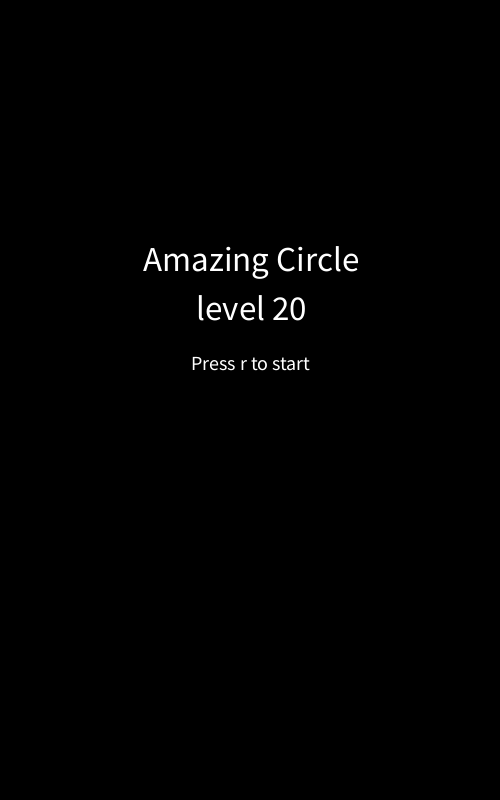
Frame 1 (no input)
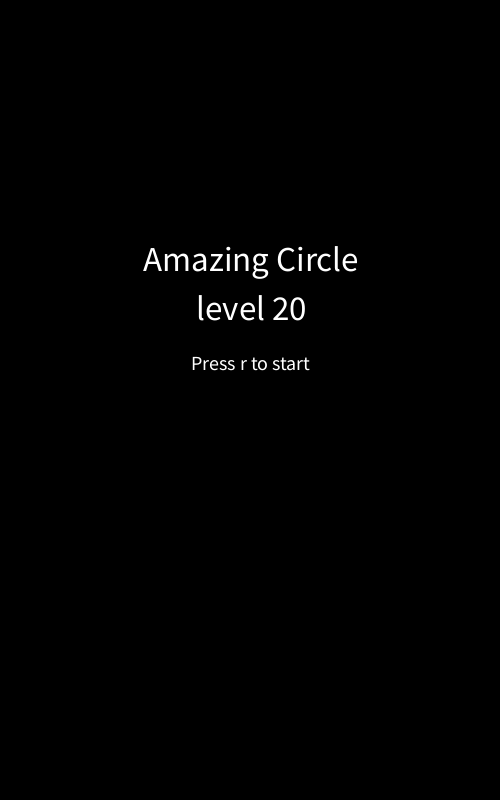
Frame 60 (the mouse pressed at the canvas centre just before this capture)
Frame 120 (the mouse held since frame 60 and released just before this capture): identical to frame 60, image omitted

The Processing sketch that drew these frames (run headless with seeded random() and noise(); from frame 60 on, the mouse is pressed at the canvas centre):

// Processing sketch: amazing_circle_midproject
// ── amazing_circle_midproject.pde
Zhen [] zhens = new Zhen[100];
int num = 1;
float rspeed = 1.5;
int level = 20,need = level;
boolean gameBegin = false,win = false , lose = false,gameOver = false;
int count =0;
void setup()
{
  size(500,800);
  zhens[0]=new Zhen(num);
}
void draw()
{
  translate(width/2,height/2.5);
  if(keyPressed && key == 'r' && gameBegin ==false)
  {
    gameBegin = true;
  }
  if(gameBegin ==false)
  {
    showBegin();
    return;
  }
  if(win)
  {
    count+=1;
    if(count>10)
    {
    showWin();gameOver=true;
    }
  }
  if(lose)
  {
    count+=1;
    if(count >10){
    showLose();gameOver=true;
    }
  }
  if(keyPressed && key == 'r')
  {
    gameOver = false;
  }
  if(gameOver)
  {
    return;
  }
  
  background(255);
  zhens[0].display();
  for(int i = 1;i<num-1;i++)
  {
    zhens[i].display();
  }
 if(num>1 && zhens[num-2].xuanzhuan())
 {
   need = level-num+1;
   zhens[num-1].display();
 }
  if(num>1 && zhens[num-2].xuanzhuan())
  {
    for(int i = 0;i<num-2;i++)
   {
     if(abs(zhens[i].Zhen_angle-zhens[num-2].Zhen_angle)<8)
     {
       zhens[i].c=#FF0000;
       zhens[num-2].c=#FF0000;
       lose = true;
     }
   }
    if(need <= 0 && !lose)
    {
      win = true;
    }
  }
  
  
  noStroke();
  fill(0);
  ellipse(0,0,160,160);
  
  textAlign(CENTER);
  textSize(50);
  fill(255);
  need = level-num+1;
  text(need,0,23);
  textAlign(LEFT);
  textSize(50);
  fill(0);
  text("Level:"+level,-width/5,-height/4);
}
void mouseClicked()
{
  zhens[num-1].speed = 30;
  num++;
  zhens[num-1] = new Zhen(num);
 
}
class Zhen
{
  int num;
  float x,y;
  int w=2,l=120,r=20;
  int c = #000000;
  float speed,Zhen_angle=0;
  Zhen(int num)
  {
    x = 0;
    y = 350;
    this.num = num;
    speed = 0;
  }
  void display()
  {
    if( !xuanzhuan())
    {
    
      noStroke();
      fill(c);
      rectMode(CENTER);
      rect(x,y,w,l);
      ellipse(x,y+l/2,r,r);
      textAlign(CENTER);
      fill(255);
      textSize(15);
      text(num,x,y+l/2+5);
      y-=speed;
    }else
    {
      pushMatrix();
      rotate(radians(Zhen_angle));
      noStroke();
      fill(c);
      rectMode(CENTER);
      rect(x,y,w,l);
      ellipse(x,y+l/2,r,r);
      textAlign(CENTER);
      fill(255);
      textSize(15);
      text(num,x,y+l/2+5);
      popMatrix();
      Zhen_angle+=rspeed;
      Zhen_angle=Zhen_angle%360;
    }
  }
  boolean xuanzhuan()
  {
    if(y<=70+l/2)return true;
    else return false;
  }
}
void showBegin()
{
  background(0);
  textAlign(CENTER);
  fill(255);
  textSize(35);
  text("Amazing Circle",0,-50);
  text("level "+level,0,0);
  textSize(20);
  text("Press r to start",0,50);
}
void showWin()
{
  win = false;
  fill(0,0,255,80);
  rect(0,0,width,2*height);
  textAlign(CENTER);
  fill(255);
  textSize(35);
  text("YOU WIN!",0,0);
  level +=1;
  text("Press r to continue level "+ level,0,50);
  num = 1;
  need = level;
  zhens = new Zhen[100];
  zhens[0]=new Zhen(num);
  count = 0;
}
void showLose()
{
  lose = false;
  fill(255,0,0,80);
  rect(0,0,width,2*height);
  textAlign(CENTER);
  fill(255,0,0);
  textSize(35);
  text("You lost!",0,0);
  text("Press r to continue Level "+ level,0,50);
  num=1;
  zhens = new Zhen[100];
  zhens[0]=new Zhen(num);
  count=0;
}
